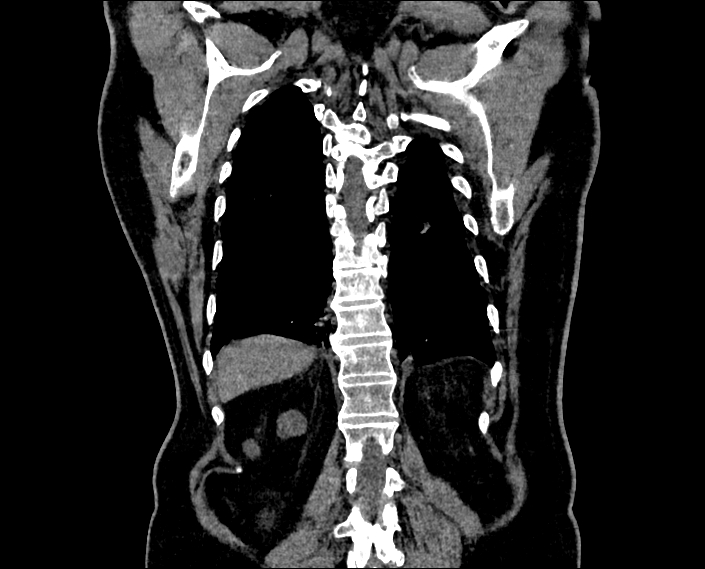
#> input picture Test!/Cyst- (1).jpg, 705 x 569 px
$ jupyter execute --allow-errors 24November.ipynb   (shell and % lines are left out)
#> lines starting #> are read from the running program, lines starting #| are printed output that depends on the picture; after the words box and inside, x2 and y2 are one past the last pixel; in counts of white or black regions, pixels touching at a corner belong together
# Image Sharpening

[cell 1]
from skimage import io, img_as_float
from skimage.filters import unsharp_mask
from skimage.filters import gaussian

img = img_as_float(io.imread("Test!/Cyst- (1).jpg", as_gray=True))
#> img is the input picture: shape (569, 705) float64; min 0, max 1, mean 0.158

gaussian_img = gaussian(img, sigma=1, mode='constant', cval=0.0)

img2 = (img - gaussian_img)*1.
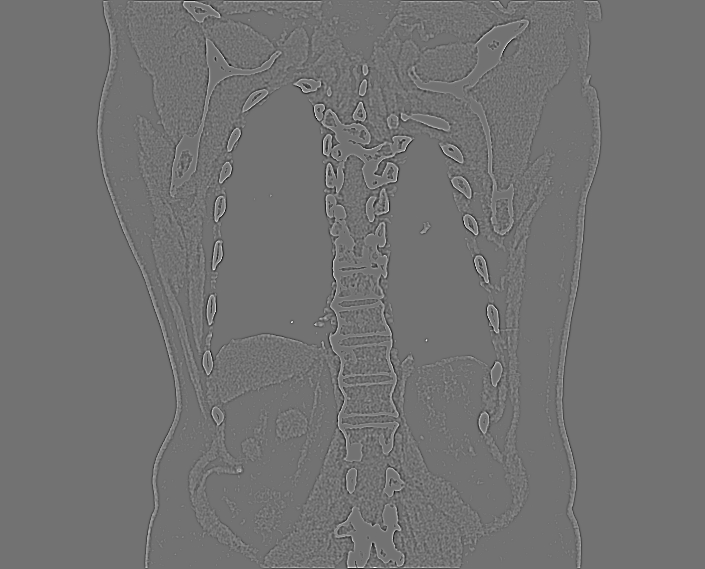
#> img2: shape (569, 705) float64; min -0.385, max 0.473, mean 3.82e-05; drawn with min black and max white

img3 = img + img2
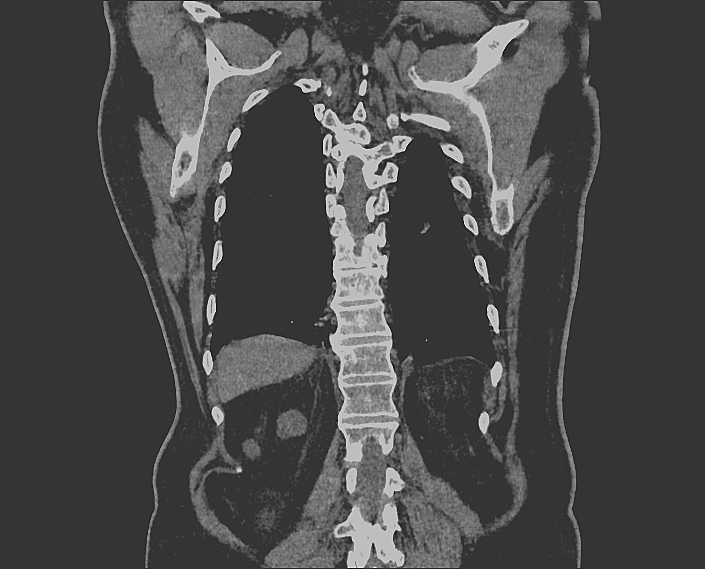
#> img3: shape (569, 705) float64; min -0.385, max 1.47, mean 0.158; drawn with min black and max white

from matplotlib import pyplot as plt
plt.imshow(img3, cmap="gray")

[cell 2]
#Unsharp Mask
# from skimage import io
# from skimage.filters import unsharp_mask

img = io.imread("Test!/Cyst- (1).jpg")

#sharpened = unsharp_mask(image0, radius=1.0, amount=1.0)
unsharped_img = unsharp_mask(img, radius=3, amount=1)


import matplotlib.pyplot as plt
fig = plt.figure(figsize=(12, 12))
ax1 = fig.add_subplot(2,2,1)
ax1.imshow(img, cmap='gray')
ax1.title.set_text('Input Image')
ax2 = fig.add_subplot(2,2,2)
ax2.imshow(unsharped_img, cmap='gray')
ax2.title.set_text('Unsharped Image')

plt.show()
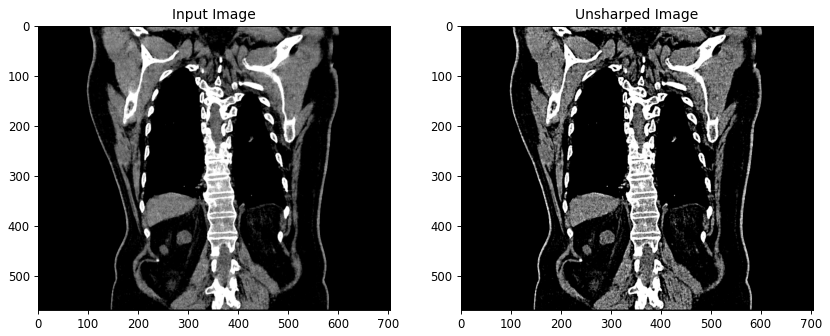
#> figure drawn by matplotlib, 2 panels

# Deconvolution

[cell 3]
import numpy as np
from skimage import io,restoration
img = io.imread("Test!/Cyst- (2).jpg",as_gray =True)
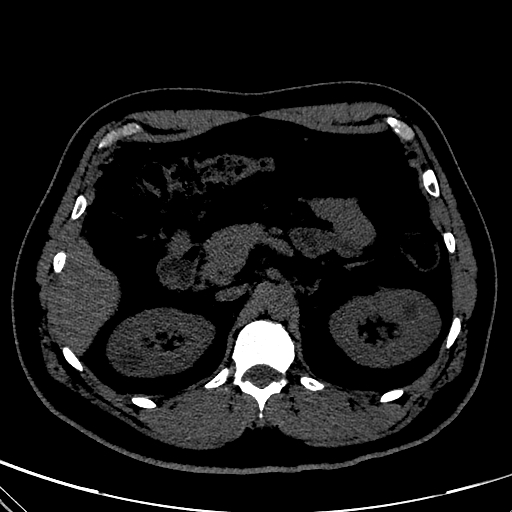
#> input picture Test!/Cyst- (2).jpg, 512 x 512 px
#> img is the input picture: shape (512, 512) float64; min 0, max 1, mean 0.0875


#PSF

psf = np.ones((3, 3)) / 9  #point spread function to be used for deconvolution.

# print(psf)

deconvolved, _ = restoration.unsupervised_wiener(img, psf)
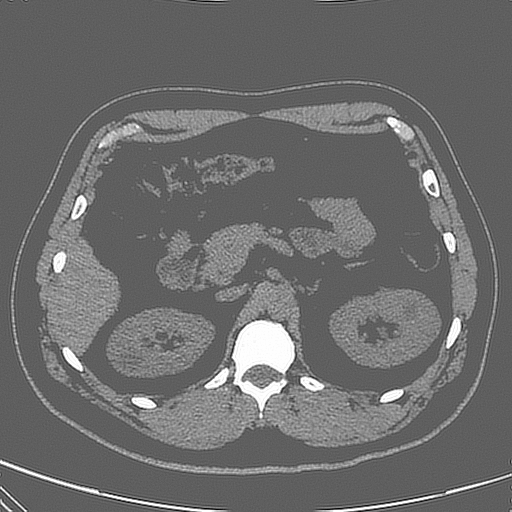
#> deconvolved: shape (512, 512) float64; min -0.595, max 1, mean 0.0859; drawn with min black and max white
plt.imshow(deconvolved, cmap='gray')

[cell 4]
import matplotlib.pyplot as plt
from skimage import io, color, restoration, img_as_float

img = img_as_float(io.imread("Test!/Cyst- (2).jpg"))
#> img: shape (512, 512, 3) float64; min 0, max 1, mean 0.0875
print(img.shape)
#| (512, 512, 3)

#PSF
import scipy.stats as st
import numpy as np

#psf = np.ones((3, 3)) / 9  #point spread function to be used for deconvolution.

#The following page was used as reference to generate the kernel
#https://homepages.inf.ed.ac.uk/rbf/HIPR2/gsmooth.htm

def gkern(kernlen=21, nsig=2):    #Returns a 2D Gaussian kernel.

    lim = kernlen//2 + (kernlen % 2)/2
    x = np.linspace(-lim, lim, kernlen+1)
    kern1d = np.diff(st.norm.cdf(x))
    kern2d = np.outer(kern1d, kern1d)
    return kern2d/kern2d.sum()

psf = gkern(5,3)   #Kernel length and sigma
print(psf)


#> (the rest of this cell did not finish here and is left out)

[cell 5]
fig = plt.figure(figsize=(12, 12))
ax1 = fig.add_subplot(2,2,1)
ax1.imshow(img, cmap='gray')
ax1.title.set_text('Input Image')
ax2 = fig.add_subplot(2,2,2)
ax2.imshow(deconvolved, cmap='gray')
ax2.title.set_text('Deconvolved Image')

plt.show()

# Edge Filtering

## Roberts

[cell 6]
from skimage import io, filters
import matplotlib.pyplot as plt
from skimage.color import rgb2gray
import cv2
import numpy as np
from skimage.filters import roberts

# Read the image
img = cv2.imread('Test!/Cyst- (12).jpg', 0)  # Grayscale image
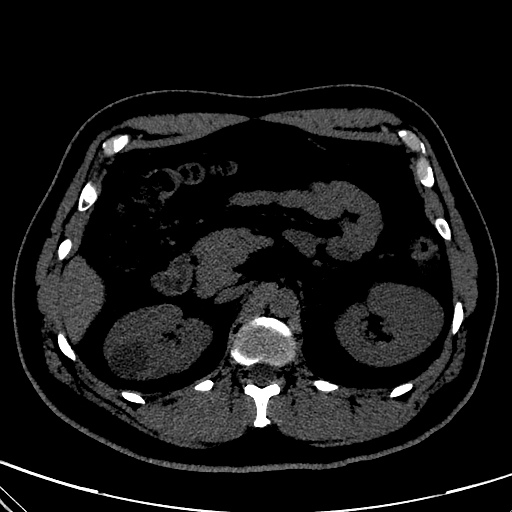
#> input picture Test!/Cyst- (12).jpg, 512 x 512 px
#> img is the input picture: shape (512, 512); min 0, max 255, mean 21.6
if img is None:
    raise FileNotFoundError("Image not found. Check the file path.")

# Apply Roberts edge detection
roberts_img = roberts(img)

# Display the result
plt.figure(figsize=(6, 6))
plt.imshow(roberts_img, cmap='gray')
plt.title("Roberts Edge Detection")
plt.axis('off')
plt.show()

## Sobel

#> (a cell that did not finish here is left out)

## Schar

#> (a cell that did not finish here is left out)

## Prewitt

#> (a cell that did not finish here is left out)

## farid

#> (a cell that did not finish here is left out)

## Canny

[cell 11]
canny_edge = cv2.Canny(img,50,80)
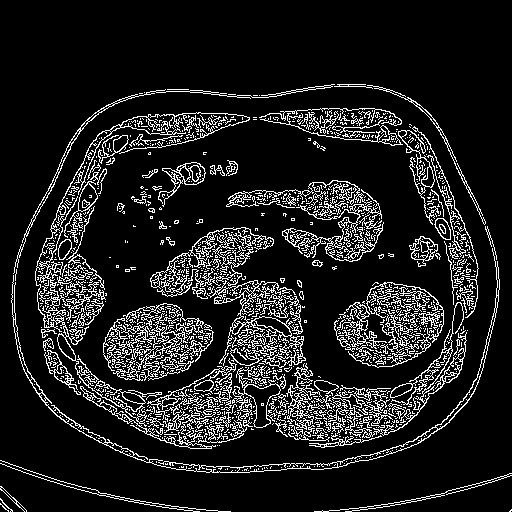
#> canny_edge: shape (512, 512); 12.3% white in thin lines or dots, all inside (x1, y1, x2, y2) = (0, 84, 512, 512)

#Autocanny
sigma = 0.3
median = np.median(img)
#> median = 0

# apply automatic Canny edge detection using the computed median
lower = int(max(0, (1.0 - sigma) * median)) # lower of double threshold
#> lower = 0
upper = int(min(255, (1.0 + sigma) * median))  # upper of double threshold
#> upper = 0
auto_canny = cv2.Canny(img, lower, upper)
#> auto_canny: shape (512, 512); 14.6% white in thin lines or dots, all inside (x1, y1, x2, y2) = (0, 79, 512, 512)

plt.imshow(canny_edge,cmap='gray')

## Comparison

[cell 12]
import matplotlib.pyplot as plt
from skimage import io
from skimage.filters import roberts, sobel, scharr, prewitt

img = io.imread("Test!/Cyst- (12).jpg", as_gray=True)  #Convert to grey scale
#> img: shape (512, 512) float64; min 0, max 1, mean 0.0849
print(img.shape)
#| (512, 512)
#plt.imshow(img, cmap=plt.cm.gray, interpolation='nearest')

edge_roberts = roberts(img)
#plt.imshow(edge_roberts, cmap=plt.cm.gray, interpolation='nearest')
edge_sobel = sobel(img)
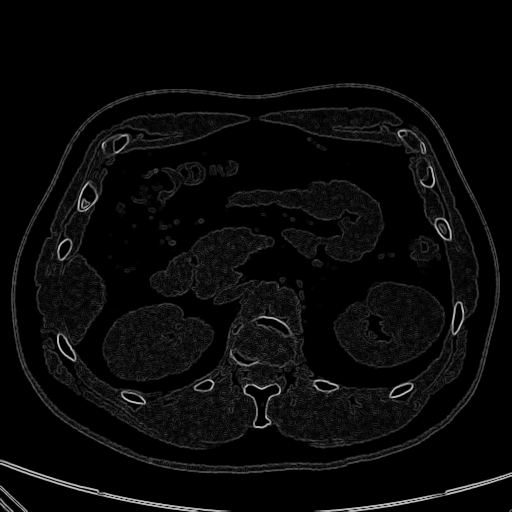
#> edge_sobel: shape (512, 512) float64; min 0, max 0.786, mean 0.0358
edge_scharr = scharr(img)
edge_prewitt = prewitt(img)


fig, axes = plt.subplots(nrows=2, ncols=2, sharex=True, sharey=True,
                         figsize=(8, 8))
ax = axes.ravel()

ax[0].imshow(img, cmap=plt.cm.gray)
ax[0].set_title('Original image')

ax[1].imshow(edge_roberts, cmap=plt.cm.gray)
ax[1].set_title('Roberts Edge Detection')

ax[2].imshow(edge_sobel, cmap=plt.cm.gray)
ax[2].set_title('Sobel')

ax[3].imshow(edge_scharr, cmap=plt.cm.gray)
ax[3].set_title('Scharr')

for a in ax:
    a.axis('off')

plt.tight_layout()
plt.show()

#Another edge filter is Canny. This is not just a single operation
#It does noise reduction, gradient calculation, and edge tracking among other things.
#Canny creates a binary file, true or false pixels.
from skimage import feature
edge_canny = feature.canny(img, sigma=3)
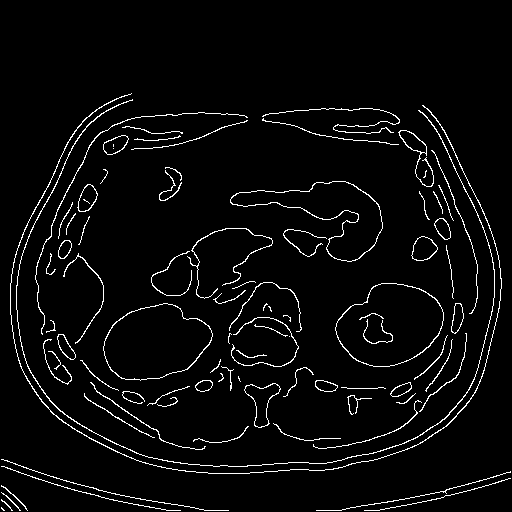
#> edge_canny: shape (512, 512) bool; 4% white in thin lines or dots, all inside (x1, y1, x2, y2) = (1, 93, 511, 511)
plt.imshow(edge_canny,cmap='gray')

## Neuron Edge Detection

[cell 13]
img = cv2.imread("Test!/Cyst- (12).jpg", 0)

# Preprocess: Apply Gaussian Blur to reduce noise
blurred = cv2.GaussianBlur(img, (5, 5), 0)

# Apply Canny Edge Detection
edges = cv2.Canny(blurred, 50, 150)  # Adjust thresholds (50 and 150) based on your image
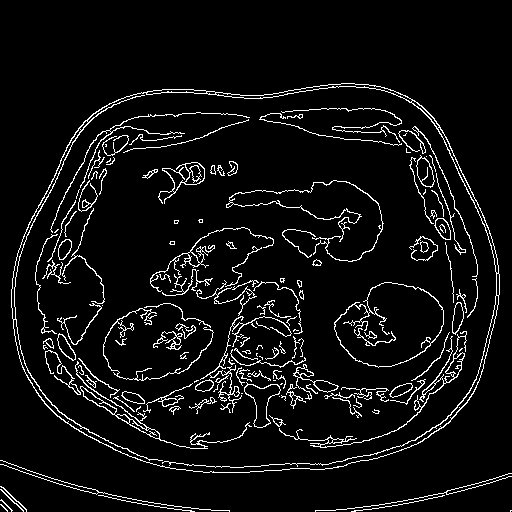
#> edges: shape (512, 512); 6.2% white in thin lines or dots, all inside (x1, y1, x2, y2) = (0, 83, 512, 512)

# Display the original image and the detected edges
plt.figure(figsize=(10, 5))

# Original Image
plt.subplot(1, 2, 1)
plt.imshow(img, cmap='gray')
plt.title("Original Neuron Image")
plt.axis('off')

# Neuron Edges using Canny
plt.subplot(1, 2, 2)
plt.imshow(edges, cmap='gray')
plt.title("Neuron Edges (Canny)")
plt.axis('off')

plt.tight_layout()
plt.show()
